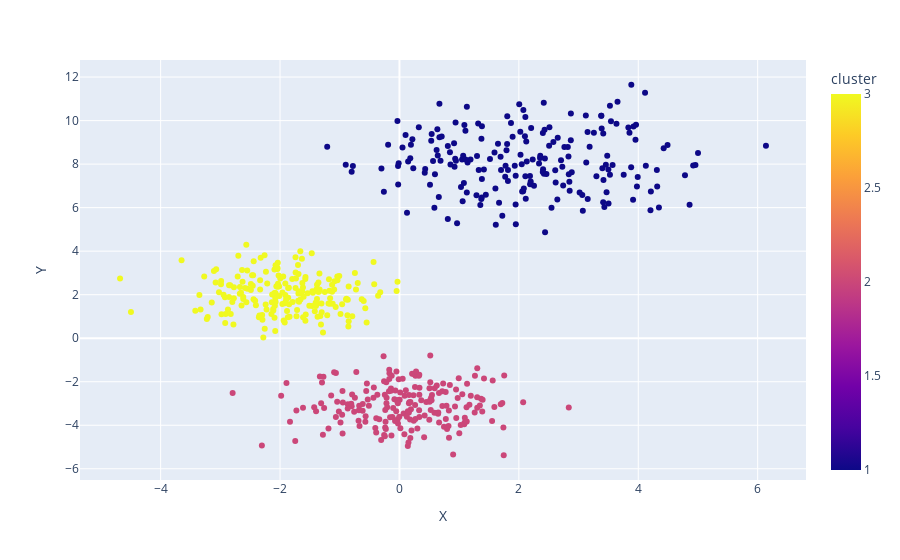

Notebook code cell kept with this figure:
### Code cell
df = gen_dataset()
fig = px.scatter(df, x='X', y='Y', color='cluster')
fig.show()
df.plot.scatter(x='X',y='Y')

### Figure 1 — Plotly figure (JSON) as saved in the notebook; plotly's stock layout.template omitted (floating-point values rounded to 4 significant figures; data arrays with more than 128 entries replaced by an {"elided": "..."} marker saying what was removed)
{"data": [{"hoverlabel": {"namelength": 0}, "hovertemplate": "X=%{x}<br>Y=%{y}<br>cluster=%{marker.color}", "legendgroup": "", "marker": {"color": {"elided": "600 int values"}, "coloraxis": "coloraxis", "symbol": "circle"}, "mode": "markers", "name": "", "showlegend": false, "type": "scatter", "x": {"elided": "600 float values"}, "xaxis": "x", "y": {"elided": "600 float values"}, "yaxis": "y"}], "layout": {"coloraxis": {"colorbar": {"title": {"text": "cluster"}}, "colorscale": [[0, "#0d0887"], [0.1111, "#46039f"], [0.2222, "#7201a8"], [0.3333, "#9c179e"], [0.4444, "#bd3786"], [0.5556, "#d8576b"], [0.6667, "#ed7953"], [0.7778, "#fb9f3a"], [0.8889, "#fdca26"], [1, "#f0f921"]]}, "legend": {"tracegroupgap": 0}, "margin": {"t": 60}, "xaxis": {"anchor": "y", "domain": [0, 1], "title": {"text": "X"}}, "yaxis": {"anchor": "x", "domain": [0, 1], "title": {"text": "Y"}}}}
